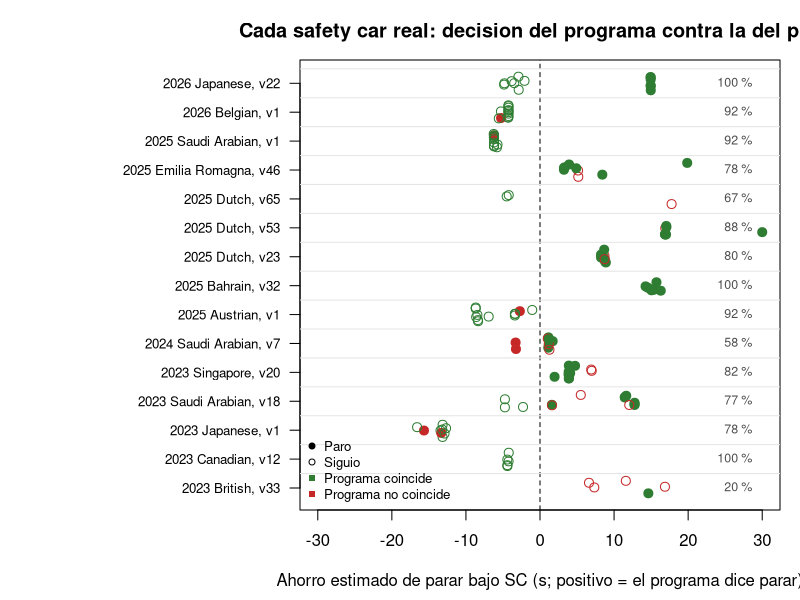
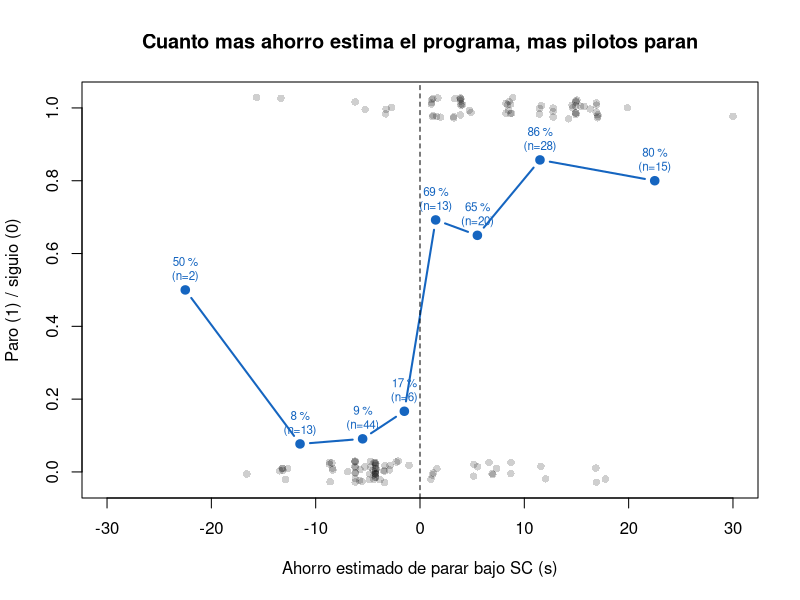
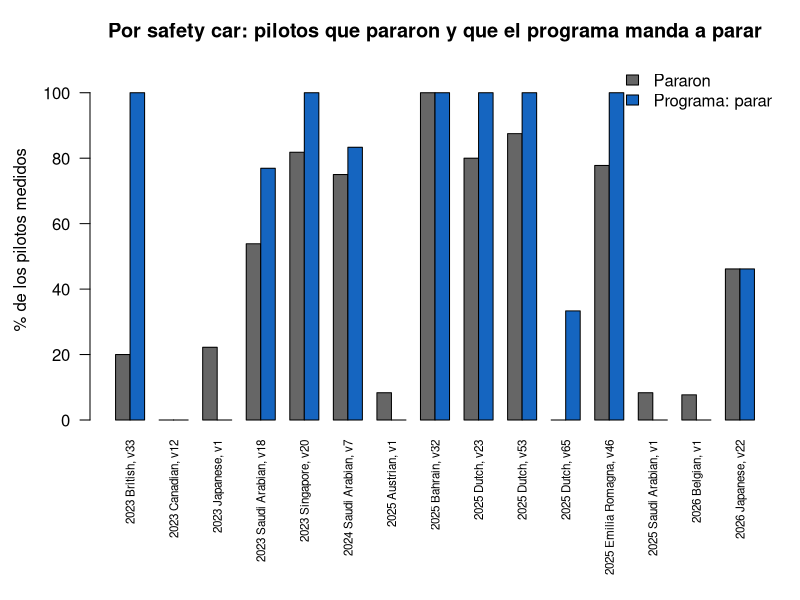
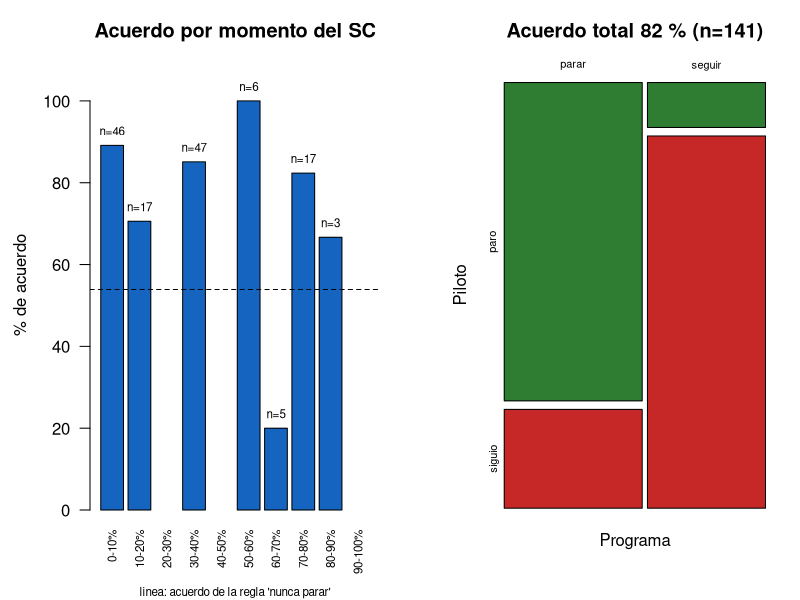

These figures' R source, in order:
# Graficos de la validacion ante safety car: decision del programa contra lo que hizo
# cada piloto en los SC reales medibles. Lee resultados/validacion_neutralizaciones.csv.
# Uso: Source en RStudio (muestra los graficos) o Rscript resultados/graficosSC.R
# (los guarda en resultados/graficos_sc/).
x <- read.csv("resultados/validacion_neutralizaciones.csv")
x <- x[x$tipo == "SC" & !is.na(x$ahorro), ]
x$ahorro[!is.finite(x$ahorro)] <- 30
x$acuerdo <- x$recomienda_parar == x$paro
x$episodio <- sprintf("%d %s, v%d", x$temporada, sub(" Grand Prix", "", x$gp), x$vuelta)
carpeta <- "resultados/graficos_sc"
dir.create(carpeta, showWarnings = FALSE)
colAcuerdo <- c("TRUE" = "#2e7d32", "FALSE" = "#c62828")

guardar <- function(nombre, ancho, alto, dibujo) {
  png(file.path(carpeta, nombre), width = ancho, height = alto, res = 110)
  dibujo(); dev.off()
  if (interactive()) dibujo()
}

# 1. Cada SC real: un renglon por episodio y un punto por piloto.
episodios <- unique(x[order(x$temporada, x$gp, x$vuelta), "episodio"])
guardar("1_cada_sc.png", 1400, 120 + 32 * length(episodios), function() {
  op <- par(mar = c(4.5, 15, 3, 1)); on.exit(par(op))
  y <- match(x$episodio, episodios) + runif(nrow(x), -0.25, 0.25)
  plot(pmax(pmin(x$ahorro, 30), -30), y, pch = ifelse(x$paro, 19, 1), cex = 1.2,
       col = colAcuerdo[as.character(x$acuerdo)], yaxt = "n", ylab = "",
       xlab = "Ahorro estimado de parar bajo SC (s; positivo = el programa dice parar)",
       main = "Cada safety car real: decision del programa contra la del piloto", xlim = c(-30, 30))
  axis(2, at = seq_along(episodios), labels = episodios, las = 1, cex.axis = 0.8)
  abline(v = 0, lty = 2); abline(h = seq_along(episodios) + 0.5, col = "grey90")
  porEp <- tapply(x$acuerdo, x$episodio, mean)[episodios]
  text(30, seq_along(episodios), sprintf("%.0f %%", 100 * porEp), pos = 2, cex = 0.75, col = "grey30")
  legend("bottomleft", bty = "n", cex = 0.8, pch = c(19, 1, 15, 15),
         col = c("black", "black", colAcuerdo),
         legend = c("Paro", "Siguio", "Programa coincide", "Programa no coincide"))
})

# 2. Proporcion de pilotos que paro segun el ahorro estimado.
guardar("2_ahorro_vs_decision.png", 1200, 700, function() {
  bandas <- cut(pmax(pmin(x$ahorro, 30), -30), c(-31, -15, -8, -3, 0, 3, 8, 15, 31))
  p <- tapply(x$paro, bandas, mean); n <- tapply(x$paro, bandas, length)
  centro <- c(-22.5, -11.5, -5.5, -1.5, 1.5, 5.5, 11.5, 22.5)
  plot(pmax(pmin(x$ahorro, 30), -30), x$paro + runif(nrow(x), -0.03, 0.03), pch = 16, col = "#00000030",
       xlab = "Ahorro estimado de parar bajo SC (s)", ylab = "Paro (1) / siguio (0)",
       main = "Cuanto mas ahorro estima el programa, mas pilotos paran", xlim = c(-30, 30))
  lines(centro, p, type = "b", lwd = 2, pch = 19, col = "#1565c0")
  text(centro, p, sprintf("%.0f %%\n(n=%d)", 100 * p, n), pos = 3, cex = 0.7, col = "#1565c0")
  abline(v = 0, lty = 2)
})

# 3. Por episodio: proporcion que paro en la realidad y que el programa manda a parar.
guardar("3_por_episodio.png", 1300, 750, function() {
  e <- aggregate(cbind(real = paro, programa = recomienda_parar) ~ episodio, x, mean)
  e <- e[match(episodios, e$episodio), ]
  op <- par(mar = c(9, 4.5, 3, 1)); on.exit(par(op))
  barplot(t(100 * as.matrix(e[, c("real", "programa")])), beside = TRUE, names.arg = e$episodio,
          las = 2, cex.names = 0.7, col = c("grey40", "#1565c0"), ylim = c(0, 110),
          ylab = "% de los pilotos medidos", main = "Por safety car: pilotos que pararon y que el programa manda a parar")
  legend("topright", bty = "n", fill = c("grey40", "#1565c0"), legend = c("Pararon", "Programa: parar"))
})

# 4. Acuerdo segun el momento de la carrera (10 secciones) y tabla de aciertos.
guardar("4_por_momento.png", 1300, 650, function() {
  op <- par(mfrow = c(1, 2), mar = c(4.5, 4.5, 3, 1)); on.exit(par(op))
  x$sec <- factor(pmin(10, floor(10 * (x$vuelta - 1) / x$vueltas_carrera) + 1), levels = 1:10)
  a <- tapply(x$acuerdo, x$sec, mean); n <- tapply(x$acuerdo, x$sec, length)
  b <- barplot(100 * a, names.arg = paste0(10 * (0:9), "-", 10 * (1:10), "%"), las = 2, cex.names = 0.7,
               ylim = c(0, 110), col = "#1565c0", ylab = "% de acuerdo", main = "Acuerdo por momento del SC")
  text(b, 100 * a, ifelse(is.na(n), "", paste0("n=", n)), pos = 3, cex = 0.7)
  abline(h = 100 * mean(!x$paro), lty = 2)
  mtext("linea: acuerdo de la regla 'nunca parar'", side = 1, line = 3.5, cex = 0.7)
  m <- table(Programa = ifelse(x$recomienda_parar, "parar", "seguir"), Piloto = ifelse(x$paro, "paro", "siguio"))
  mosaicplot(m, color = c("#2e7d32", "#c62828"), main = sprintf("Acuerdo total %.0f %% (n=%d)", 100 * mean(x$acuerdo), nrow(x)))
})
cat("Graficos guardados en", carpeta, "\n")
